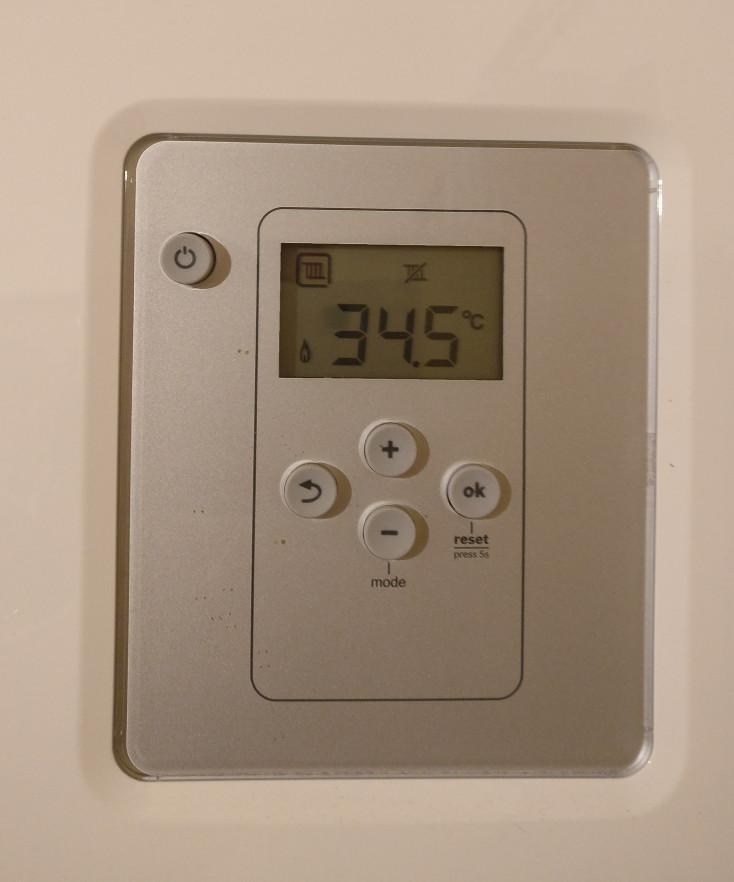
#> input picture example.jpg, 734 x 882 px
$ jupyter execute '7-Segment Digit Recognition.ipynb'
#> lines starting #> are read from the running program, lines starting #| are printed output that depends on the picture; after the words box and inside, x2 and y2 are one past the last pixel; in counts of white or black regions, pixels touching at a corner belong together
[cell 1]
#https://www.pyimagesearch.com/2017/02/13/recognizing-digits-with-opencv-and-python/
#list, tuple, dictionary

#a['숫자나 문자 등'] = 3
#Key, value
#a[1] = 4

[cell 2]
lst = [1, 2, 3]

[cell 3]
# import the necessary packages
from imutils.perspective import four_point_transform
from imutils import contours
import imutils
import cv2
import matplotlib.pyplot as plt
import numpy as np
# define the dictionary of digit segments so we can identify
# each digit on the thermostat

DIGITS_LOOKUP = {
    (1, 1, 1, 0, 1, 1, 1): 0,
    (0, 0, 1, 0, 0, 1, 0): 1,
    (1, 0, 1, 1, 1, 1, 0): 2,
    (1, 0, 1, 1, 0, 1, 1): 3,
    (0, 1, 1, 1, 0, 1, 0): 4,
    (1, 1, 0, 1, 0, 1, 1): 5,
    (1, 1, 0, 1, 1, 1, 1): 6,
    (1, 0, 1, 0, 0, 1, 0): 7,
    (1, 1, 1, 1, 1, 1, 1): 8,
    (1, 1, 1, 1, 0, 1, 1): 9
}

#DIGITS_LOOKUP is a dictionary

[cell 4]
image = cv2.imread("example.jpg")
#> image is the input picture: shape (882, 734, 3); mean B, G, R 129, 147.5, 166.8
plt.imshow(cv2.cvtColor(image, cv2.COLOR_BGR2RGB))

[cell 5]
# load the example image

# pre-process the image by resizing it, converting it to
# graycale, blurring it, and computing an edge map
image = imutils.resize(image, height=500)
#> image: shape (500, 416, 3)
gray = cv2.cvtColor(image, cv2.COLOR_BGR2GRAY)
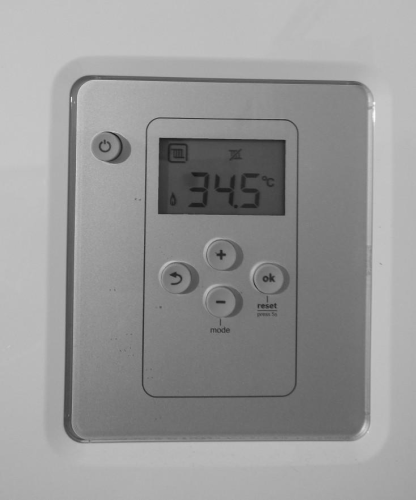
#> gray: shape (500, 416); min 21, max 251, mean 151.1
blurred = cv2.GaussianBlur(gray, (5, 5), 0)
edged = cv2.Canny(blurred, 50, 200, 255)
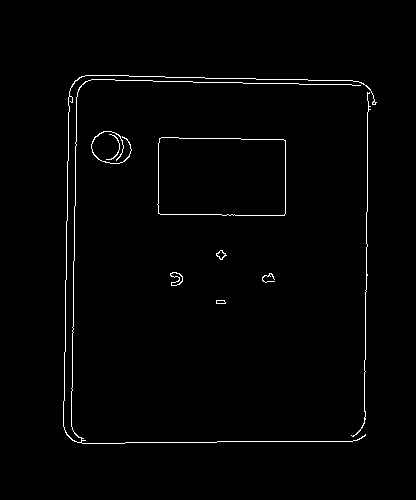
#> edged: shape (500, 416); 1.3% white in thin lines or dots, all inside (x1, y1, x2, y2) = (63, 75, 377, 444)

[cell 6]
plt.imshow(cv2.cvtColor(edged, cv2.COLOR_BGR2RGB))

[cell 7]
cnts = cv2.findContours(edged.copy(), cv2.RETR_EXTERNAL, cv2.CHAIN_APPROX_SIMPLE)
#> cnts = 9 contours, 3 with area under 20; largest, box (x1, y1, x2, y2) and area: (157, 137, 286, 216) 9676, (170, 272, 183, 286) 86, (63, 75, 377, 444) 52, (216, 250, 227, 260) 50, (91, 131, 132, 164) 36, (216, 300, 226, 304) 26

[cell 8]
cnts
#> Out has the same summary as cnts

[cell 9]
cnts = imutils.grab_contours(cnts)

[cell 10]
cnts
#> Out has the same summary as cnts

[cell 11]
cnts = sorted(cnts, key=cv2.contourArea, reverse=True)

[cell 12]
for c in cnts:
    x = [elem[0][0] for elem in c]
    y = [elem[0][1] for elem in c]
    plt.scatter(x, y)
#> this loop made 9 passes
#> (x, y) on pass 6: ([216, 216, 225, 225, 224, 224], [300, 303, 303, 302, 301, 300])

[cell 13]
displayCnt = None
for c in cnts:
    # approximate the contour

    peri = cv2.arcLength(c, True)
    approx = cv2.approxPolyDP(c, 0.02 * peri, True)

    # if the contour has four vertices, then we have found
    # the thermostat display
    x = [elem[0][0] for elem in approx]
    y = [elem[0][1] for elem in approx]
    plt.scatter(x, y)
    if len(approx) == 4:
        if displayCnt is None:
            displayCnt = approx
            print(approx)
#> this loop made 9 passes
#> (peri, x, y, displayCnt) on pass 1: (408.6, [159, 158, 284, 285], [138, 213, 215, 140], [[159, 138], [158, 213], [284, 215], [285, 140]])
#> (peri, x, y) on passes 2, 3, 4, 8, 9: (58.04, [170, 171, 177, 179, 177, 171, 171, 179, 182, 182, 179], [273, 276, 276, 278, 281, 282, 285, 284, 281, 276, 273]), (3315.6, [75, 66, 364, 73, 114, 360, 79, 66, 74, 376], [80, 434, 436, 431, 79, 85, 87, 433, 82, 102]), (30.97, [220, 216, 216, 218, 220, 222, 222, 226, 225, 222, 222], [250, 253, 255, 256, 259, 259, 258, 255, 253, 251, 250]), (79.6, [109, 117, 119, 112, 106, 113, 119, 117], [134, 139, 149, 158, 159, 158, 149, 138]), (72.18, [272, 264, 262, 265, 274, 265, 262, 265, 270, 270, 274], [274, 275, 280, 282, 281, 282, 279, 275, 276, 273, 279])
#| [[[159 138]]
#|  [[158 213]]
#|  [[284 215]]
#|  [[285 140]]]
        #breakb

[cell 14]
for elem in displayCnt:
    plt.scatter(elem[0][0], elem[0][1])
#> this loop made 4 passes
#> elem on passes 1 to 4: [[159, 138]], [[158, 213]], [[284, 215]], [[285, 140]]

[cell 15]
print(displayCnt)
#| [[[159 138]]
#|  [[158 213]]
#|  [[284 215]]
#|  [[285 140]]]

print(np.shape(displayCnt))
#| (4, 1, 2)
print(displayCnt.shape)
#| (4, 1, 2)

print(displayCnt)
#| [[[159 138]]
#|  [[158 213]]
#|  [[284 215]]
#|  [[285 140]]]
print(displayCnt.reshape(4, 2))
#| [[159 138]
#|  [158 213]
#|  [284 215]
#|  [285 140]]
print(displayCnt.reshape(2, 4))
#| [[159 138 158 213]
#|  [284 215 285 140]]

[cell 16]
warped = four_point_transform(gray, displayCnt.reshape(4, 2))
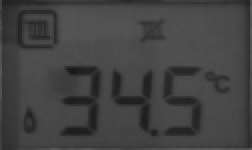
#> warped: shape (75, 126) (shown 2 times larger); min 23, max 91, mean 66.4
output = four_point_transform(image, displayCnt.reshape(4, 2))
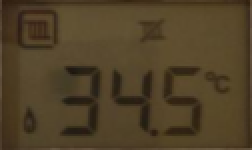
#> output: shape (75, 126, 3) (shown 2 times larger); mean B, G, R 39.5, 64.6, 79.9

[cell 17]
plt.imshow(cv2.cvtColor(warped, cv2.COLOR_BGR2RGB))

[cell 18]
plt.imshow(cv2.cvtColor(output, cv2.COLOR_BGR2RGB))

[cell 19]
thresh = cv2.threshold(warped, 0, 255,
         cv2.THRESH_BINARY_INV | cv2.THRESH_OTSU)[1]
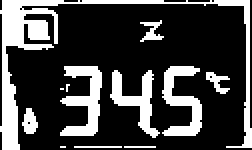
#> thresh: shape (75, 126) (shown 2 times larger); 26.1% white; 12 white regions (4 under 20 px), largest, box (x1, y1, x2, y2) and area: (0, 0, 126, 75) 1205, (30, 33, 51, 68) 377, (81, 33, 101, 68) 342
plt.imshow(cv2.cvtColor(thresh, cv2.COLOR_BGR2RGB))

[cell 20]
kernel = cv2.getStructuringElement(cv2.MORPH_ELLIPSE, (1, 5))
thresh = cv2.morphologyEx(thresh, cv2.MORPH_OPEN, kernel)
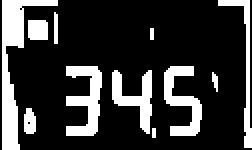
#> thresh: shape (75, 126) (shown 2 times larger); 21.5% white; 11 white regions (2 under 20 px), largest, box (x1, y1, x2, y2) and area: (1, 0, 29, 75) 612, (33, 33, 51, 68) 358, (82, 33, 101, 68) 318
plt.imshow(cv2.cvtColor(thresh, cv2.COLOR_BGR2RGB))

[cell 21]
cnts = cv2.findContours(thresh.copy(), cv2.RETR_EXTERNAL,
    cv2.CHAIN_APPROX_SIMPLE)
#> cnts = 11 contours, 4 with area under 20; largest, box (x1, y1, x2, y2) and area: (1, 0, 29, 75) 507, (33, 33, 51, 68) 288, (82, 33, 101, 68) 252, (56, 35, 76, 67) 224, (109, 0, 126, 74) 138, (14, 10, 24, 20) 80, (12, 54, 18, 67) 52
cnts = imutils.grab_contours(cnts)
digitCnts = []
# loop over the digit area candidates
for c in cnts:
    # compute the bounding box of the contour
    plt.scatter([elem[0][0] in c],[elem[0][1] in c])

    (x, y, w, h) = cv2.boundingRect(c)
    xx = [x, x, x + w, x + w]
    yy = [y, y + h, y, y + h]
    plt.plot(xx, yy)
    # if the contour is sufficiently large, it must be a digit
    if w >= 15 and (h >= 30 and h <= 40):
        digitCnts.append(c)
#> this loop made 11 passes
#> (x, y, w, h, xx, yy) on passes 2, 3, 4, 5, 6, 8, 10, 11: (12, 54, 6, 13, [12, 12, 18, 18], [54, 67, 54, 67]), (106, 36, 3, 10, [106, 106, 109, 109], [36, 46, 36, 46]), (56, 35, 20, 32, [56, 56, 76, 76], [35, 67, 35, 67]), (82, 33, 19, 35, [82, 82, 101, 101], [33, 68, 33, 68]), (33, 33, 18, 35, [33, 33, 51, 51], [33, 68, 33, 68]), (14, 10, 10, 10, [14, 14, 24, 24], [10, 20, 10, 20]), (109, 0, 17, 74, [109, 109, 126, 126], [0, 74, 0, 74]), (1, 0, 28, 75, [1, 1, 29, 29], [0, 75, 0, 75])
#> (c, x, y, w, h, xx, yy) on passes 1, 7, 9: ([[76, 64], [76, 68], [77, 68], [77, 64]], 76, 64, 2, 5, [76, 76, 78, 78], [64, 69, 64, 69]), ([[75, 14], [75, 19], [76, 19], [76, 14]], 75, 14, 2, 6, [75, 75, 77, 77], [14, 20, 14, 20]), ([[27, 6], [27, 21], [28, 21], [28, 7]], 27, 6, 2, 16, [27, 27, 29, 29], [6, 22, 6, 22])
#> after the loop, digitCnts = 3 contours; box (x1, y1, x2, y2) and area: (33, 33, 51, 68) 288, (82, 33, 101, 68) 252, (56, 35, 76, 67) 224
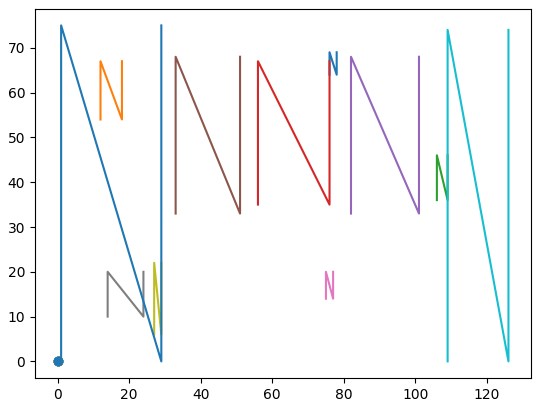
#> figure drawn by matplotlib, 1 panel

[cell 22]
print(cv2.boundingRect(c))
#| (1, 0, 28, 75)

[cell 23]
for c in digitCnts:
    (x, y, w, h) = cv2.boundingRect(c)
    boundingX = [x, x, x + w, x + w]
    boundingY = [y, y + h, y, y + h]
    plt.scatter(boundingX, boundingY)


    contourX = [elem[0][0] for elem in c]
    contourY = [elem[0][1] for elem in c]
    plt.plot(contourX, contourY)
#> this loop made 3 passes
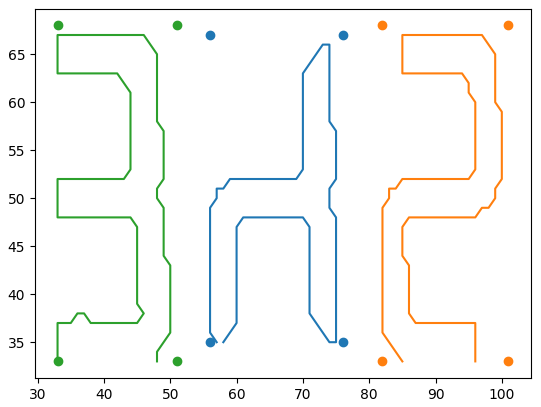
#> figure drawn by matplotlib, 1 panel

[cell 24]
(c, h, a, n, g, h, a) = [1, 2, 3, 4, 5, 6, 7]

[cell 25]
print(c)

[cell 26]
digitCnts = contours.sort_contours(digitCnts,method="left-to-right")[0]
digits = []

for c in digitCnts:
    # extract the digit ROI
    (x, y, w, h) = cv2.boundingRect(c)
    roi = thresh[y:y + h, x:x + w]
    # compute the width and height of each of the 7 segments
    # we are going to examine
    (dW, dH) = (int(w * 0.25), int(h * 0.15))
    dHC = int(h * 0.05)
    # define the set of 7 segments

    segments = [
        ((0, 0), (w, dH)),	# top
        ((0, 0), (dW, h // 2)),	# top-left
        ((w - dW, 0), (w, h // 2)),	# top-right
        ((0, (h // 2) - dHC) , (w, (h // 2) + dHC)), # center
        ((0, h // 2), (dW, h)),	# bottom-left
        ((w - dW, h // 2), (w, h)),	# bottom-right
        ((0, h - dH), (w, h))	# bottom
    ]


    on = [0] * len(segments)
 #   on = new Vector(0)
# [0,0,0,0,0,0,0]

    for (i, ((xA, yA), (xB, yB))) in enumerate(segments):
        # extract the segment ROI, count the total number of
        # thresholded pixels in the segment, and then compute
        # the area of the segment
        segROI = roi[yA:yB, xA:xB]

        total = cv2.countNonZero(segROI)
        area = (xB - xA) * (yB - yA)

        # if the total number of non-zero pixels is greater than
        # 50% of the area, mark the segment as "on"
        if total / float(area) > 0.5:
            on[i]= 1

            # lookup the digit and draw it on the image
    digit = DIGITS_LOOKUP[tuple(on)]
    digits.append(digit)
#> this loop made 3 passes
#> (x, y, w, h, dW, dH) on passes 1 to 3: (33, 33, 18, 35, 4, 5), (56, 35, 20, 32, 5, 4), (82, 33, 19, 35, 4, 5)
#> pass 2, `roi = thresh[y:y + h, x:x + w]`:
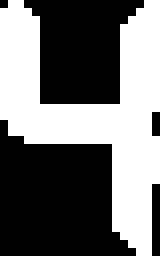
#> roi: shape (32, 20) (shown 8 times larger); 43.9% white; 1 white region, box (x1, y1, x2, y2) and area: (0, 0, 20, 32) 281
#> after the loop, digits = [3, 4, 5]

[cell 27]
digits
#> Out = [3, 4, 5]

[cell 28]
roi

[cell 29]
#TUPLE from W3schools.com

#Ordered
#When we say that tuples are ordered, it means that the items have a defined order, and that order will not change.

#Unchangeable
#Tuples are unchangeable, meaning that we cannot change, add or remove items after the tuple has been created.
#immutable

#Allow Duplicates
#Since tuple are indexed, tuples can have items with the same value:

#set
#{3, 5, 5, 5}

#function: x = x + 5
#a = 3
#f(a)
#a = 8
#mutable

#function: return x + 5
#a = 3
#b = f(a)
#a = 3, b = 8
#immutable

[cell 30]
for x in [2, 3, 4]:
    print(x+1)

for (index, elem) in enumerate([2, 3, 4]):
    #(index, selected element)
    print(index, elem)

(x, y, w) = [1, 2, 3]
print(x, y, w)

[cell 31]
x = np.linspace(0,10, 100)

[cell 32]
y = np.sin(x)

[cell 33]
x

[cell 34]
y = np.sin(x)

[cell 35]
plt.scatter(x, y)

[cell 36]
plt.plot(x, y)
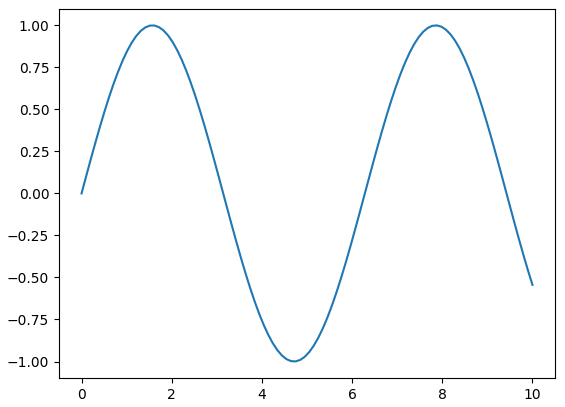
#> figure drawn by matplotlib, 1 panel; curve peaks at x = 7.88, y = 1
